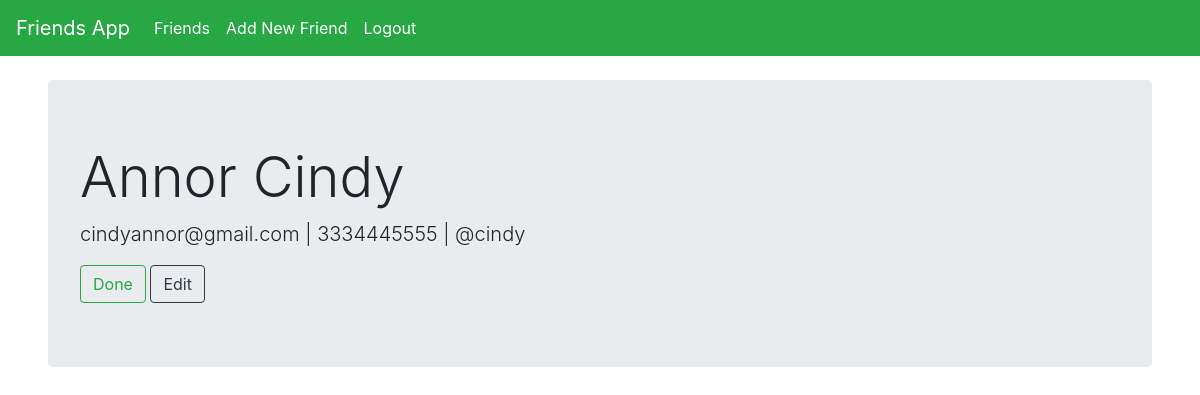
The page /friends/2/show (signed in) on the database its author committed.
### friends/models.py (models this page shows, shortened)
class Friend(models.Model):
  first_name = models.CharField(max_length=500)
  last_name = models.CharField(max_length=500)
  email = models.CharField(max_length=200, unique=True, validators=[validators.EmailValidator()])
  phone = models.CharField(max_length=10, unique=True, validators=[validators.MaxLengthValidator(limit_value=10, message="Enter more than 10 values")])
  twitter_handle = models.CharField(max_length=100, unique=True)

### friends/views.py (the view)
# urls.py: path("<int:friend_id>/show", views.show, name="show"),
@login_required(login_url='login')
def show(request, friend_id: int):
  friend = get_object_or_404(Friend, pk=friend_id)
  context={
    'friend': friend,
    'friend_id': friend_id
  }
  return render(request, 'friends/show.html', context=context)

### friends/templates/friends/show.html
{% extends "header.html" %}
{% block content %}
  {% if friend %}
    <div class="jumbotron mx-5 mt-4">
      <h1 class="display-4">{{ friend.last_name }} {{ friend.first_name }}</h1>
      <p class="lead">{{friend.email}} | {{friend.phone}} | {{friend.twitter_handle}} </p>
      <a class="btn btn-outline-success btn-md" href="{% url 'friends:index' %}" role="button">Done</a>
      <a class="btn btn-outline-dark btn-md" href="{% url 'friends:edit' friend.id %}" role="button">Edit</a>
    </div>
  {% else %}
    <p>Friend with id {{ friend_id }} does not exist</p>
  {% endif %}
{% endblock %}

### rows shown on the page
Friend: last_name "Annor", first_name "Cindy", email "cindyannor@gmail.com", phone "3334445555", twitter_handle "@cindy"
